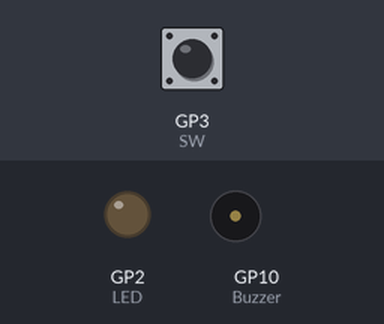
Bench run of a program on a simulated Raspberry Pi Pico running MicroPython. Shown: output pins drawn as LEDs (lit = HIGH), buzzer (waves = sounding, pin HIGH). Inputs (shaded band) come from the test bench; at power-on: GP3 (SW) LOW. The clock reads 2024-03-15 10:24:30 at power-on unless the program sets it.

Above: at 1.2 s.
1.3 s: GP3 (SW) pulled HIGH for 0.15 s
At 1.38 s:
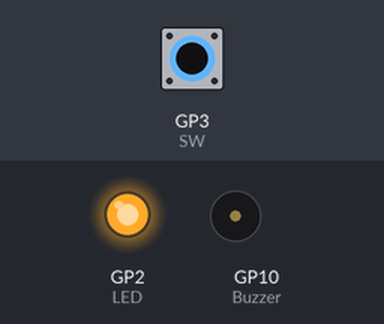
2.9 s: GP3 (SW) pulled HIGH for 3.2 s
At 6.6 s:
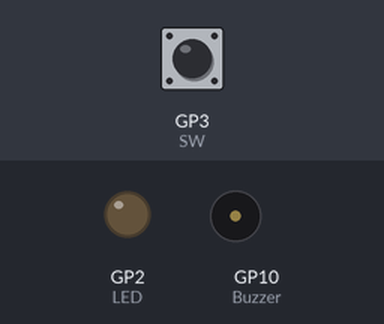
Timing chart, 0 to 8.1 s (numbered marks = the images above; inputs shaded):
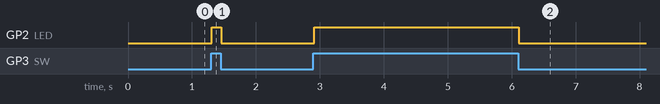

The program:

day7.py
```python
from machine import Pin
import utime

LED = Pin(2, Pin.OUT)    	     #setup the LED as an output
SW = Pin(3, Pin.IN, Pin.PULL_DOWN) #setup the Slide Switch as an input
Buzzer = Pin(10, Pin.OUT) 	#setup the buzzer

alarm_state = False #off by default
alarm_time = 10
timer = utime.time()

irq_timer = utime.ticks_ms()
irq_cooldown = 50 #500 ms cooldown
debounce_time = 10

LED.value(0)          #change the LED

def alarm_change(pin):
    global alarm_state, timer, irq_timer

    if (utime.ticks_ms() - irq_timer > irq_cooldown):
        irq_timer = utime.ticks_ms()
    else:
        return

    utime.sleep_ms(debounce_time)
    alarm_state = SW.value()
    timer = utime.time()

    LED.value(alarm_state)		#change the LED

SW.irq(trigger=Pin.IRQ_FALLING | Pin.IRQ_RISING, handler = alarm_change)

while(True):
    if (alarm_state and (utime.time() > (timer + alarm_time))):
        for i in range(4):
            Buzzer.value(1)
            utime.sleep(0.1)
            Buzzer.value(0)
            utime.sleep(0.2)
        timer = utime.time()
```

Measured:
- after the input at 1.3 s, GP2 (LED): LOW → HIGH at once, → LOW 0.15 s later
- after the input at 2.9 s, GP2 (LED): LOW → HIGH at once, → LOW 3.2 s later
